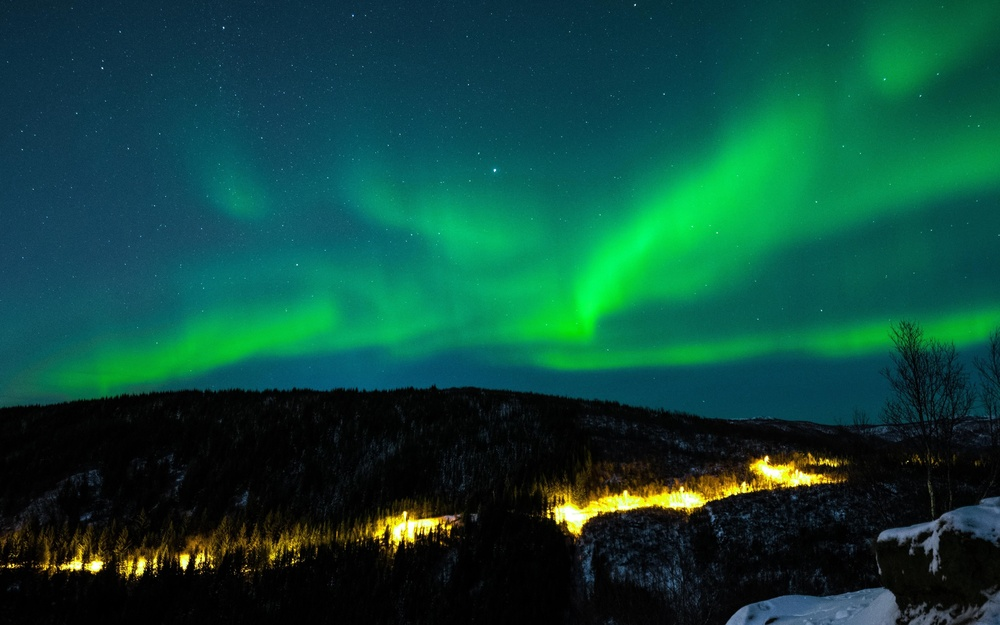
#> input picture simpleWebsite/src/img/home_img.jpg, 1000 x 625 px, shrunk from 3840 x 2400 before the run; its folder holds only this picture in this run
$ python -i image_process_p.py   (imports and definitions only)
#> lines starting #> are read from the running program, lines starting #| are printed output that depends on the picture; after the words box and inside, x2 and y2 are one past the last pixel; in counts of white or black regions, pixels touching at a corner belong together
import os
import cv2
import json
import base64
import numpy as np
from PIL import Image, ImageEnhance


def natural_sort_key(s):
    import re
    return [int(text) if text.isdigit() else text.lower() for text in re.split(r'(\d+)', s)]


def takefnum(elem):
    return int(elem.split('-')[0]), int(float(elem.split('-')[1][0:2]))


# [119 lines left out: functions detect_border, analyze_brightness, adjust_brightness_image, adjust_brightness, not called in this run]
    # print("图片亮度調整完成...")


def process_image(img_path):
#> called with img_path = '../../simpleWebsite/src/img/home_img.jpg'
    img = cv2.imread(img_path)
#> img is the input picture: shape (625, 1000, 3); mean B, G, R 58.8, 72.1, 12.5
    gray_img = cv2.cvtColor(img, cv2.COLOR_BGR2GRAY)
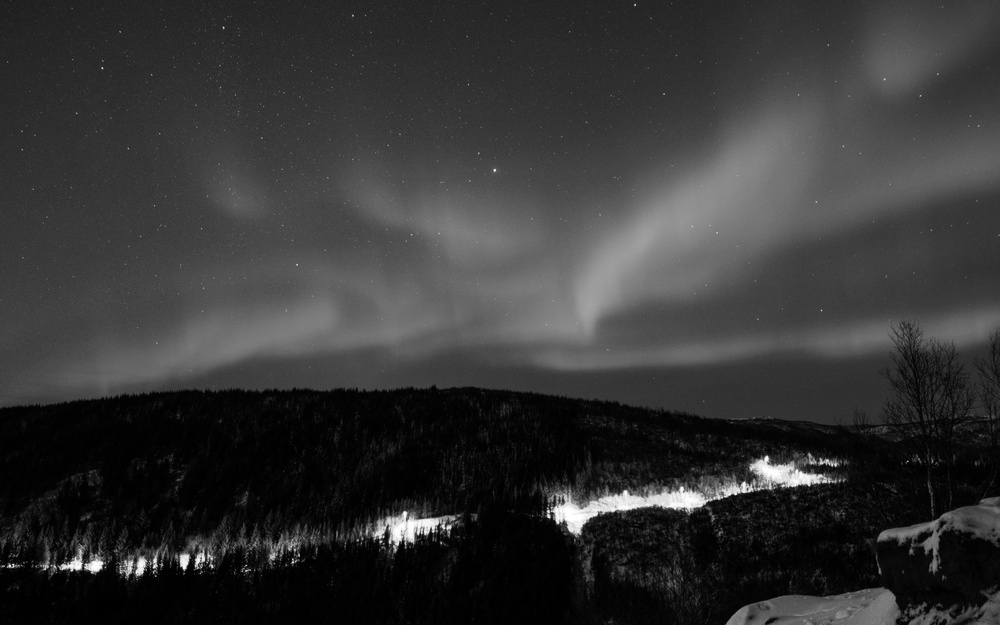
#> gray_img: shape (625, 1000); min 0, max 255, mean 52.8

    # 自适应阈值二值化
    # binary_img = cv2.adaptiveThreshold(gray_img, 255, cv2.ADAPTIVE_THRESH_MEAN_C, cv2.THRESH_BINARY, 11, 2)
    _, binary_img = cv2.threshold(gray_img, 127, 255, cv2.THRESH_BINARY)
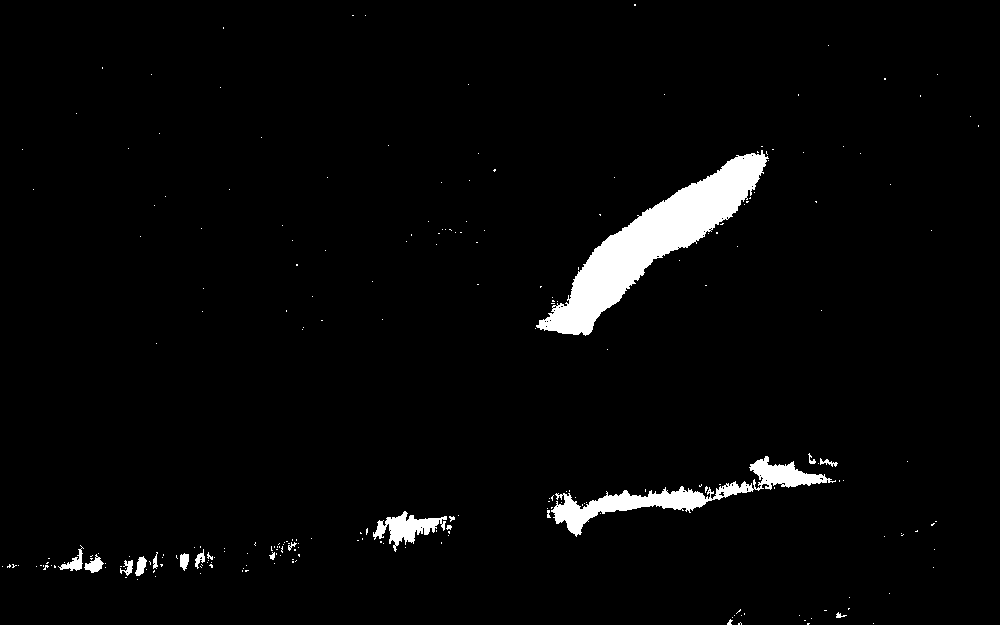
#> binary_img: shape (625, 1000); 3.1% white; 243 white regions (223 under 20 px), largest, box (x1, y1, x2, y2) and area: (536, 150, 769, 336) 11840, (551, 456, 836, 537) 4482, (373, 511, 447, 552) 1220
    height, width = binary_img.shape[:2]
#> height = 625; width = 1000

    # 定義新的區域（中心點向四邊擴展20px）
    top_left_x = max(0, width // 2 - 24)
#> top_left_x = 476
    top_left_y = max(0, height // 2 - 24)
#> top_left_y = 288
    bottom_right_x = min(width, width // 2 + 24)
#> bottom_right_x = 524
    bottom_right_y = min(height, height // 2 + 24)
#> bottom_right_y = 336

    # 提取中心區域並計算非黑像素比例
    center_region = binary_img[top_left_y:bottom_right_y, top_left_x:bottom_right_x]
#> center_region: shape (48, 48); every value is 0
    total_pixels = center_region.size
#> total_pixels = 2304
    non_black_pixels = cv2.countNonZero(center_region)
#> non_black_pixels = 0
    non_black_pixels_percentage = (non_black_pixels / total_pixels) * 100
#> non_black_pixels_percentage = 0

    # print(f"{os.path.basename(img_path)}，非黑像素比例: {non_black_pixels_percentage:.2f}%")

    return non_black_pixels_percentage


# [33 lines left out: function detect_img_white, not called in this run]
    # [35 lines of commented-out code are left out]

>>> result = process_image('../../simpleWebsite/src/img/home_img.jpg')
#> result = 0
